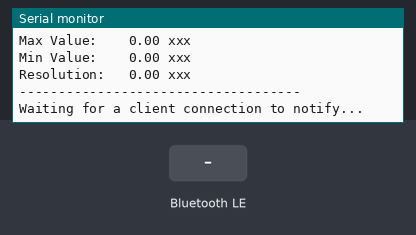
This sketch was run on a simulated ESP32. On the bench: the last lines printed to the serial monitor. Inputs (shaded band) come from the test bench. Nothing arrives over Bluetooth unless stated; a phone connects over Bluetooth LE 3 s after start.

Above: at 3.0 s.
3.1 s: Bluetooth LE write "1" received
At 4.0 s:
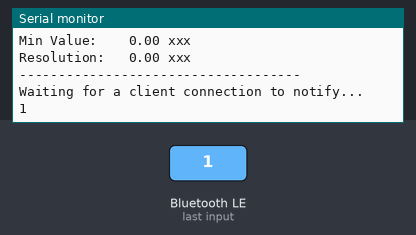
4.6 s: Bluetooth LE write "0" received
At 5.1 s:
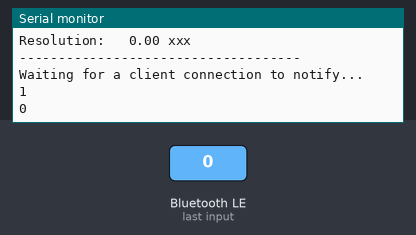
6.1 s: Bluetooth LE write "2" received
At 7.5 s:
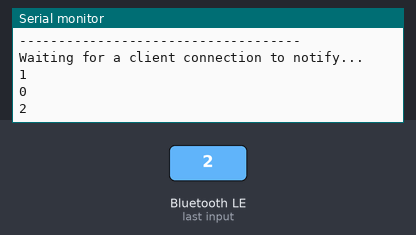

Measured:
- after the input at 3.1 s, the serial monitor: prints a new line after 0.05 s (image 1)
- after the input at 4.6 s, the serial monitor: prints a new line after 0.05 s (image 2)
- after the input at 6.1 s, the serial monitor: prints a new line after 0.05 s (image 3)

The sketch:

BLE_server_multiconnect.ino
```cpp
/*
    Video: https://www.youtube.com/watch?v=oCMOYS71NIU
    Based on Neil Kolban example for IDF: https://github.com/nkolban/esp32-snippets/blob/master/cpp_utils/tests/BLE%20Tests/SampleNotify.cpp
    Ported to Arduino ESP32 by Evandro Copercini
    updated by chegewara
   Create a BLE server that, once we receive a connection, will send periodic notifications.
   The service advertises itself as: 4fafc201-1fb5-459e-8fcc-c5c9c331914b
   And has a characteristic of: beb5483e-36e1-4688-b7f5-ea07361b26a8
   The design of creating the BLE server is:
   1. Create a BLE Server
   2. Create a BLE Service
   3. Create a BLE Characteristic on the Service
   4. Create a BLE Descriptor on the characteristic
   5. Start the service.
   6. Start advertising.
   A connect hander associated with the server starts a background task that performs notification
   every couple of seconds.
*/
#include <BLEDevice.h>
#include <BLEUtils.h>
#include <BLEServer.h>
#include <BLE2902.h>
#include <Wire.h>
#include <Adafruit_Sensor.h>
#include <Adafruit_BNO055.h>
#include <utility/imumaths.h>
#include <iostream>
#include <sstream>
#include <stdio.h>
#include <string.h>


/* Set the delay between fresh samples */
#define BNO055_SAMPLERATE_DELAY_MS (100)

// Check I2C device address and correct line below (by default address is 0x29 or 0x28)
//                                   id, address
Adafruit_BNO055 bno1 = Adafruit_BNO055(1, 0x28);
Adafruit_BNO055 bno2 = Adafruit_BNO055(2, 0x29);

void displaySensorDetails(void)
{
  sensor_t sensor1;
  bno1.getSensor(&sensor1);
  Serial.println("------------------------------------");
  Serial.print  ("Sensor:       "); Serial.println(sensor1.name);
  Serial.print  ("Driver Ver:   "); Serial.println(sensor1.version);
  Serial.print  ("Unique ID:    "); Serial.println(sensor1.sensor_id);
  Serial.print  ("Max Value:    "); Serial.print(sensor1.max_value); Serial.println(" xxx");
  Serial.print  ("Min Value:    "); Serial.print(sensor1.min_value); Serial.println(" xxx");
  Serial.print  ("Resolution:   "); Serial.print(sensor1.resolution); Serial.println(" xxx");
  Serial.println("------------------------------------");
  Serial.println("");

  sensor_t sensor2;
  bno2.getSensor(&sensor2);
  Serial.println("------------------------------------");
  Serial.print  ("Sensor:       "); Serial.println(sensor2.name);
  Serial.print  ("Driver Ver:   "); Serial.println(sensor2.version);
  Serial.print  ("Unique ID:    "); Serial.println(sensor2.sensor_id);
  Serial.print  ("Max Value:    "); Serial.print(sensor2.max_value); Serial.println(" xxx");
  Serial.print  ("Min Value:    "); Serial.print(sensor2.min_value); Serial.println(" xxx");
  Serial.print  ("Resolution:   "); Serial.print(sensor2.resolution); Serial.println(" xxx");
  Serial.println("------------------------------------");
  Serial.println("");

  delay(500);
}

BLEServer* pServer = NULL;
BLECharacteristic* pCharacteristic = NULL;
bool deviceConnected = false;
bool oldDeviceConnected = false;
uint32_t value = 0;
bool start = false;

// See the following for generating UUIDs:
// https://www.uuidgenerator.net/

#define SERVICE_UUID        "4fafc201-1fb5-459e-8fcc-c5c9c331914b"
#define CHARACTERISTIC_UUID "beb5483e-36e1-4688-b7f5-ea07361b26a8"


class MyServerCallbacks: public BLEServerCallbacks {
    void onConnect(BLEServer* pServer) {
      deviceConnected = true;
      BLEDevice::startAdvertising();
    }

    void onDisconnect(BLEServer* pServer) {
      deviceConnected = false;
    }

};
class MyCallbacks: public BLECharacteristicCallbacks {
    void onWrite(BLECharacteristic *pCharacteristic) {
      std::string value = pCharacteristic->getValue();

      Serial.println(value[0]);
      if(value[0] == *"s"){

        start = false;
      }

      if(value[0] == *"f"){

        start = true;
      }
    }
};


void setup() {

  Serial.begin(9600);


  /* Initialise the sensor */
  if(!bno1.begin())
  {
    /* There was a problem detecting the BNO055 ... check your connections */
    Serial.print("Ooops, no BNO055 detected ... Check your wiring or I2C ADDR!");
    while(1);
  }
  if(!bno2.begin())
  {
    /* There was a problem detecting the BNO055 ... check your connections */
    Serial.print("Ooops, no BNO055 detected ... Check your wiring or I2C ADDR!");
    while(1);
  }

  delay(1000);

  /* Use external crystal for better accuracy */
  bno1.setExtCrystalUse(true);
  bno2.setExtCrystalUse(true);

  /* Display some basic information on this sensor */
  displaySensorDetails();

  // Create the BLE Device
  BLEDevice::init("ESP32");

  // Create the BLE Server
  pServer = BLEDevice::createServer();
  pServer->setCallbacks(new MyServerCallbacks());

  // Create the BLE Service
  BLEService *pService = pServer->createService(SERVICE_UUID);

  // Create a BLE Characteristic
  pCharacteristic = pService->createCharacteristic(
                      CHARACTERISTIC_UUID,
                      BLECharacteristic::PROPERTY_READ   |
                      BLECharacteristic::PROPERTY_WRITE  |
                      BLECharacteristic::PROPERTY_NOTIFY |
                      BLECharacteristic::PROPERTY_INDICATE
                    );

  // https://www.bluetooth.com/specifications/gatt/viewer?attributeXmlFile=org.bluetooth.descriptor.gatt.client_characteristic_configuration.xml
  // Create a BLE Descriptor
  pCharacteristic->setCallbacks(new MyCallbacks());
  pCharacteristic->addDescriptor(new BLE2902());

  // Start the service
  pService->start();

  // Start advertising
  BLEAdvertising *pAdvertising = BLEDevice::getAdvertising();
  pAdvertising->addServiceUUID(SERVICE_UUID);
  pAdvertising->setScanResponse(false);
  pAdvertising->setMinPreferred(0x0);  // set value to 0x00 to not advertise this parameter
  BLEDevice::startAdvertising();
  Serial.println("Waiting for a client connection to notify...");
}

void loop() {
    // notify changed value

    if (deviceConnected) {

        if(start){

          sensors_event_t event1;
          sensors_event_t event2;
          bno1.getEvent(&event1);
          imu::Quaternion quat1 = bno1.getQuat();

          bno2.getEvent(&event2);
          imu::Quaternion quat2 = bno2.getQuat();

          String result = "";

          result = (String)quat1.w() + "," + (String)quat1.x() + "," + (String)quat1.y() + "," + (String)quat1.z() + "," +
             (String)quat2.w() + "," + (String)quat2.x() + "," + (String)quat2.y() + "," + (String)quat2.z() + ";" ;
          Serial.println(result);
          std::ostringstream os;
          os << result.c_str();

          pCharacteristic->setValue(os.str());
          pCharacteristic->notify();
          value++;
          delay(10); // bluetooth stack will go into congestion, if too many packets are sent, in 6 hours test i was able to go as low as 3ms
        }
        else{

          delay(100);
        }

    }
    // disconnecting
    if (!deviceConnected && oldDeviceConnected) {
        delay(500); // give the bluetooth stack the chance to get things ready
        pServer->startAdvertising(); // restart advertising
        Serial.println("start advertising");
        oldDeviceConnected = deviceConnected;
    }
    // connecting
    if (deviceConnected && !oldDeviceConnected) {
        // do stuff here on connecting
        oldDeviceConnected = deviceConnected;
    }
}
```
